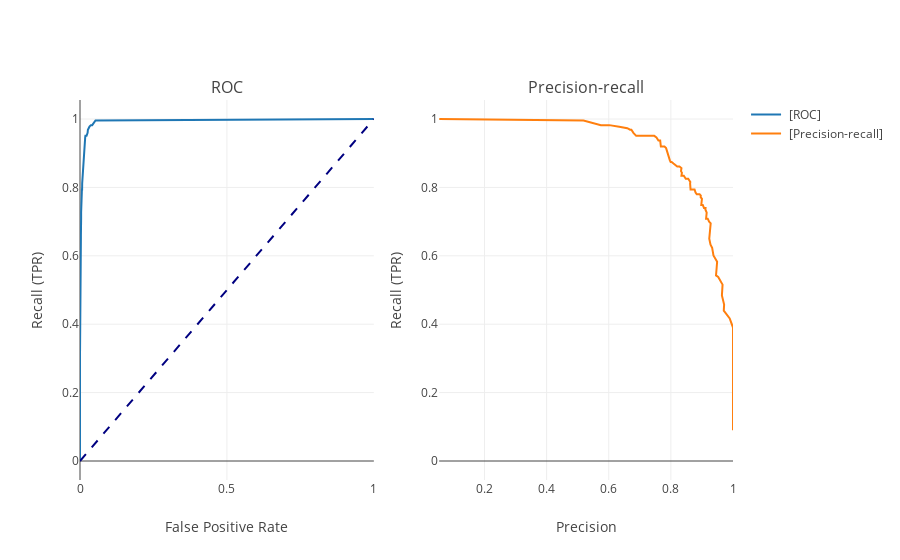

The notebook cell this image was saved under:
### Markdown cell above
It is interesting to look at the ratios too and not just as the absolute values. We define the following metrics which are universal for all classification problems. The reader is referred to (this article)[https://en.wikipedia.org/wiki/Precision_and_recall] for further reading:

- Precision: fraction of predictions were correct
- False positive rate: fraction of times we predict a failure and then it is not
- Recall: fraction of failures were predicted correctly. In other words, amongst all failures, how many do we predict correctly?
- Threshold: translates probability of failure to a binary variable.

Looking at the ROC-Precision graph below is another way of choose an optimal **threshold** based on the business needs. The table shows the same data as the graph.

### Code cell
display_roc_pr(
    precision=metrics["prec"],
    recall=metrics["rec"],
    fpr=metrics["fpr"],
    thres=metrics["thres"],
).show()

# Display table too
display(
    pd.DataFrame(
        {
            "thresholds": metrics["thres"],
            "precision": metrics["prec"],
            "recall": metrics["rec"],
            "fpr": np.round(metrics["fpr"], 3),
            "TP": metrics["tp"],
            "TN": metrics["tn"],
            "FP": metrics["fp"],
            "FN": metrics["fn"],
        }
    )
    .loc[::10]
    .loc[::-1]
    .round(3)
)

### Figure 1 — Plotly figure (JSON) as saved in the notebook; plotly's stock layout.template omitted (floating-point values rounded to 4 significant figures)
{"data": [{"hoverinfo": "text", "hovertext": ["Recall: 1.000<br>Precision: 0.054<br>FPR: 1.000<br>Thres: 0.00", "Recall: 0.996<br>Precision: 0.519<br>FPR: 0.053<br>Thres: 0.01", "Recall: 0.982<br>Precision: 0.575<br>FPR: 0.041<br>Thres: 0.02", "Recall: 0.982<br>Precision: 0.602<br>FPR: 0.037<br>Thres: 0.03", "Recall: 0.978<br>Precision: 0.634<br>FPR: 0.032<br>Thres: 0.04", "Recall: 0.973<br>Precision: 0.654<br>FPR: 0.029<br>Thres: 0.05", "Recall: 0.973<br>Precision: 0.660<br>FPR: 0.029<br>Thres: 0.06", "Recall: 0.969<br>Precision: 0.669<br>FPR: 0.027<br>Thres: 0.07", "Recall: 0.969<br>Precision: 0.671<br>FPR: 0.027<br>Thres: 0.08", "Recall: 0.969<br>Precision: 0.673<br>FPR: 0.027<br>Thres: 0.09", "Recall: 0.960<br>Precision: 0.679<br>FPR: 0.026<br>Thres: 0.10", "Recall: 0.951<br>Precision: 0.688<br>FPR: 0.025<br>Thres: 0.11", "Recall: 0.951<br>Precision: 0.697<br>FPR: 0.024<br>Thres: 0.12", "Recall: 0.951<br>Precision: 0.709<br>FPR: 0.022<br>Thres: 0.13", "Recall: 0.951<br>Precision: 0.714<br>FPR: 0.022<br>Thres: 0.14", "Recall: 0.951<br>Precision: 0.719<br>FPR: 0.021<br>Thres: 0.15", "Recall: 0.951<br>Precision: 0.734<br>FPR: 0.020<br>Thres: 0.16", "Recall: 0.951<br>Precision: 0.736<br>FPR: 0.019<br>Thres: 0.17", "Recall: 0.951<br>Precision: 0.741<br>FPR: 0.019<br>Thres: 0.18", "Recall: 0.951<br>Precision: 0.746<br>FPR: 0.018<br>Thres: 0.19", "Recall: 0.946<br>Precision: 0.754<br>FPR: 0.018<br>Thres: 0.20", "Recall: 0.937<br>Precision: 0.760<br>FPR: 0.017<br>Thres: 0.21", "Recall: 0.937<br>Precision: 0.766<br>FPR: 0.016<br>Thres: 0.22", "Recall: 0.928<br>Precision: 0.767<br>FPR: 0.016<br>Thres: 0.23", "Recall: 0.924<br>Precision: 0.766<br>FPR: 0.016<br>Thres: 0.24", "Recall: 0.919<br>Precision: 0.768<br>FPR: 0.016<br>Thres: 0.25", "Recall: 0.919<br>Precision: 0.777<br>FPR: 0.015<br>Thres: 0.26", "Recall: 0.919<br>Precision: 0.777<br>FPR: 0.015<br>Thres: 0.27", "Recall: 0.919<br>Precision: 0.779<br>FPR: 0.015<br>Thres: 0.28", "Recall: 0.915<br>Precision: 0.785<br>FPR: 0.014<br>Thres: 0.29", "Recall: 0.901<br>Precision: 0.788<br>FPR: 0.014<br>Thres: 0.30", "Recall: 0.888<br>Precision: 0.792<br>FPR: 0.013<br>Thres: 0.31", "Recall: 0.879<br>Precision: 0.797<br>FPR: 0.013<br>Thres: 0.32", "Recall: 0.874<br>Precision: 0.799<br>FPR: 0.013<br>Thres: 0.33", "Recall: 0.874<br>Precision: 0.802<br>FPR: 0.012<br>Thres: 0.34", "Recall: 0.870<br>Precision: 0.808<br>FPR: 0.012<br>Thres: 0.35", "Recall: 0.865<br>Precision: 0.814<br>FPR: 0.011<br>Thres: 0.36", "Recall: 0.861<br>Precision: 0.817<br>FPR: 0.011<br>Thres: 0.37", "Recall: 0.861<br>Precision: 0.817<br>FPR: 0.011<br>Thres: 0.38", "Recall: 0.861<br>Precision: 0.821<br>FPR: 0.011<br>Thres: 0.39", "Recall: 0.861<br>Precision: 0.824<br>FPR: 0.011<br>Thres: 0.40", "Recall: 0.861<br>Precision: 0.824<br>FPR: 0.011<br>Thres: 0.41", "Recall: 0.861<br>Precision: 0.828<br>FPR: 0.010<br>Thres: 0.42", "Recall: 0.857<br>Precision: 0.834<br>FPR: 0.010<br>Thres: 0.43", "Recall: 0.848<br>Precision: 0.833<br>FPR: 0.010<br>Thres: 0.44", "Recall: 0.843<br>Precision: 0.836<br>FPR: 0.009<br>Thres: 0.45", "Recall: 0.839<br>Precision: 0.835<br>FPR: 0.009<br>Thres: 0.46", "Recall: 0.834<br>Precision: 0.834<br>FPR: 0.009<br>Thres: 0.47", "Recall: 0.834<br>Precision: 0.842<br>FPR: 0.009<br>Thres: 0.48", "Recall: 0.830<br>Precision: 0.845<br>FPR: 0.009<br>Thres: 0.49", "Recall: 0.825<br>Precision: 0.848<br>FPR: 0.008<br>Thres: 0.50", "Recall: 0.825<br>Precision: 0.848<br>FPR: 0.008<br>Thres: 0.51", "Recall: 0.825<br>Precision: 0.852<br>FPR: 0.008<br>Thres: 0.52", "Recall: 0.825<br>Precision: 0.856<br>FPR: 0.008<br>Thres: 0.53", "Recall: 0.816<br>Precision: 0.863<br>FPR: 0.007<br>Thres: 0.54", "Recall: 0.812<br>Precision: 0.862<br>FPR: 0.007<br>Thres: 0.55", "Recall: 0.794<br>Precision: 0.863<br>FPR: 0.007<br>Thres: 0.56", "Recall: 0.794<br>Precision: 0.876<br>FPR: 0.006<br>Thres: 0.57", "Recall: 0.785<br>Precision: 0.879<br>FPR: 0.006<br>Thres: 0.58", "Recall: 0.780<br>Precision: 0.883<br>FPR: 0.006<br>Thres: 0.59", "Recall: 0.780<br>Precision: 0.892<br>FPR: 0.005<br>Thres: 0.60", "Recall: 0.776<br>Precision: 0.896<br>FPR: 0.005<br>Thres: 0.61", "Recall: 0.771<br>Precision: 0.896<br>FPR: 0.005<br>Thres: 0.62", "Recall: 0.771<br>Precision: 0.896<br>FPR: 0.005<br>Thres: 0.63", "Recall: 0.767<br>Precision: 0.900<br>FPR: 0.005<br>Thres: 0.64", "Recall: 0.762<br>Precision: 0.899<br>FPR: 0.005<br>Thres: 0.65", "Recall: 0.758<br>Precision: 0.899<br>FPR: 0.005<br>Thres: 0.66", "Recall: 0.749<br>Precision: 0.898<br>FPR: 0.005<br>Thres: 0.67", "Recall: 0.749<br>Precision: 0.903<br>FPR: 0.005<br>Thres: 0.68", "Recall: 0.749<br>Precision: 0.903<br>FPR: 0.005<br>Thres: 0.69", "Recall: 0.740<br>Precision: 0.907<br>FPR: 0.004<br>Thres: 0.70", "Recall: 0.740<br>Precision: 0.912<br>FPR: 0.004<br>Thres: 0.71", "Recall: 0.735<br>Precision: 0.911<br>FPR: 0.004<br>Thres: 0.72", "Recall: 0.726<br>Precision: 0.915<br>FPR: 0.004<br>Thres: 0.73", "Recall: 0.709<br>Precision: 0.913<br>FPR: 0.004<br>Thres: 0.74", "Recall: 0.709<br>Precision: 0.919<br>FPR: 0.004<br>Thres: 0.75", "Recall: 0.700<br>Precision: 0.923<br>FPR: 0.003<br>Thres: 0.76", "Recall: 0.695<br>Precision: 0.928<br>FPR: 0.003<br>Thres: 0.77", "Recall: 0.673<br>Precision: 0.926<br>FPR: 0.003<br>Thres: 0.78", "Recall: 0.659<br>Precision: 0.925<br>FPR: 0.003<br>Thres: 0.79", "Recall: 0.650<br>Precision: 0.924<br>FPR: 0.003<br>Thres: 0.80", "Recall: 0.632<br>Precision: 0.928<br>FPR: 0.003<br>Thres: 0.81", "Recall: 0.623<br>Precision: 0.933<br>FPR: 0.003<br>Thres: 0.82", "Recall: 0.601<br>Precision: 0.937<br>FPR: 0.002<br>Thres: 0.83", "Recall: 0.583<br>Precision: 0.949<br>FPR: 0.002<br>Thres: 0.84", "Recall: 0.565<br>Precision: 0.947<br>FPR: 0.002<br>Thres: 0.85", "Recall: 0.543<br>Precision: 0.945<br>FPR: 0.002<br>Thres: 0.86", "Recall: 0.538<br>Precision: 0.952<br>FPR: 0.002<br>Thres: 0.87", "Recall: 0.516<br>Precision: 0.966<br>FPR: 0.001<br>Thres: 0.88", "Recall: 0.484<br>Precision: 0.964<br>FPR: 0.001<br>Thres: 0.89", "Recall: 0.457<br>Precision: 0.971<br>FPR: 0.001<br>Thres: 0.90", "Recall: 0.439<br>Precision: 0.970<br>FPR: 0.001<br>Thres: 0.91", "Recall: 0.417<br>Precision: 0.989<br>FPR: 0.000<br>Thres: 0.92", "Recall: 0.390<br>Precision: 1.000<br>FPR: 0.000<br>Thres: 0.93", "Recall: 0.363<br>Precision: 1.000<br>FPR: 0.000<br>Thres: 0.94", "Recall: 0.305<br>Precision: 1.000<br>FPR: 0.000<br>Thres: 0.95", "Recall: 0.251<br>Precision: 1.000<br>FPR: 0.000<br>Thres: 0.96", "Recall: 0.184<br>Precision: 1.000<br>FPR: 0.000<br>Thres: 0.97", "Recall: 0.090<br>Precision: 1.000<br>FPR: 0.000<br>Thres: 0.98", "Recall: 0.000<br>Precision: nan<br>FPR: 0.000<br>Thres: 0.99", "Recall: 0.000<br>Precision: nan<br>FPR: 0.000<br>Thres: 1.00"], "line": {"color": "#1f77b4"}, "mode": "lines", "name": " [ROC]", "type": "scatter", "x": [1, 0.05277, 0.0415, 0.03714, 0.03227, 0.02946, 0.02869, 0.02741, 0.02715, 0.0269, 0.02587, 0.02459, 0.02357, 0.02228, 0.02177, 0.02126, 0.01972, 0.01947, 0.01895, 0.01844, 0.01767, 0.01691, 0.01639, 0.01614, 0.01614, 0.01588, 0.01511, 0.01511, 0.01486, 0.01434, 0.01383, 0.01332, 0.01281, 0.01255, 0.0123, 0.01178, 0.01127, 0.01101, 0.01101, 0.01076, 0.0105, 0.0105, 0.01025, 0.009734, 0.009734, 0.009477, 0.009477, 0.009477, 0.008965, 0.008709, 0.008453, 0.008453, 0.008197, 0.007941, 0.007428, 0.007428, 0.007172, 0.006404, 0.006148, 0.005891, 0.005379, 0.005123, 0.005123, 0.005123, 0.004867, 0.004867, 0.004867, 0.004867, 0.004611, 0.004611, 0.004355, 0.004098, 0.004098, 0.003842, 0.003842, 0.003586, 0.00333, 0.003074, 0.003074, 0.003074, 0.003074, 0.002818, 0.002561, 0.002305, 0.001793, 0.001793, 0.001793, 0.001537, 0.001025, 0.001025, 0.0007684, 0.0007684, 0.0002561, 0, 0, 0, 0, 0, 0, 0, 0], "xaxis": "x", "y": [1, 0.9955, 0.9821, 0.9821, 0.9776, 0.9731, 0.9731, 0.9686, 0.9686, 0.9686, 0.9596, 0.9507, 0.9507, 0.9507, 0.9507, 0.9507, 0.9507, 0.9507, 0.9507, 0.9507, 0.9462, 0.9372, 0.9372, 0.9283, 0.9238, 0.9193, 0.9193, 0.9193, 0.9193, 0.9148, 0.9013, 0.8879, 0.8789, 0.8744, 0.8744, 0.87, 0.8655, 0.861, 0.861, 0.861, 0.861, 0.861, 0.861, 0.8565, 0.8475, 0.843, 0.8386, 0.8341, 0.8341, 0.8296, 0.8251, 0.8251, 0.8251, 0.8251, 0.8161, 0.8117, 0.7937, 0.7937, 0.7848, 0.7803, 0.7803, 0.7758, 0.7713, 0.7713, 0.7668, 0.7623, 0.7578, 0.7489, 0.7489, 0.7489, 0.7399, 0.7399, 0.7354, 0.7265, 0.7085, 0.7085, 0.6996, 0.6951, 0.6726, 0.6592, 0.6502, 0.6323, 0.6233, 0.6009, 0.583, 0.565, 0.5426, 0.5381, 0.5157, 0.4843, 0.4574, 0.4395, 0.417, 0.3901, 0.3632, 0.3049, 0.2511, 0.1839, 0.08969, 0, 0], "yaxis": "y"}, {"line": {"color": "navy", "dash": "dash", "width": 2}, "mode": "lines", "showlegend": false, "type": "scatter", "x": [0, 1], "xaxis": "x", "y": [0, 1], "yaxis": "y"}, {"hoverinfo": "text", "hovertext": ["Recall: 1.000<br>Precision: 0.054<br>FPR: 1.000<br>Thres: 0.00", "Recall: 0.996<br>Precision: 0.519<br>FPR: 0.053<br>Thres: 0.01", "Recall: 0.982<br>Precision: 0.575<br>FPR: 0.041<br>Thres: 0.02", "Recall: 0.982<br>Precision: 0.602<br>FPR: 0.037<br>Thres: 0.03", "Recall: 0.978<br>Precision: 0.634<br>FPR: 0.032<br>Thres: 0.04", "Recall: 0.973<br>Precision: 0.654<br>FPR: 0.029<br>Thres: 0.05", "Recall: 0.973<br>Precision: 0.660<br>FPR: 0.029<br>Thres: 0.06", "Recall: 0.969<br>Precision: 0.669<br>FPR: 0.027<br>Thres: 0.07", "Recall: 0.969<br>Precision: 0.671<br>FPR: 0.027<br>Thres: 0.08", "Recall: 0.969<br>Precision: 0.673<br>FPR: 0.027<br>Thres: 0.09", "Recall: 0.960<br>Precision: 0.679<br>FPR: 0.026<br>Thres: 0.10", "Recall: 0.951<br>Precision: 0.688<br>FPR: 0.025<br>Thres: 0.11", "Recall: 0.951<br>Precision: 0.697<br>FPR: 0.024<br>Thres: 0.12", "Recall: 0.951<br>Precision: 0.709<br>FPR: 0.022<br>Thres: 0.13", "Recall: 0.951<br>Precision: 0.714<br>FPR: 0.022<br>Thres: 0.14", "Recall: 0.951<br>Precision: 0.719<br>FPR: 0.021<br>Thres: 0.15", "Recall: 0.951<br>Precision: 0.734<br>FPR: 0.020<br>Thres: 0.16", "Recall: 0.951<br>Precision: 0.736<br>FPR: 0.019<br>Thres: 0.17", "Recall: 0.951<br>Precision: 0.741<br>FPR: 0.019<br>Thres: 0.18", "Recall: 0.951<br>Precision: 0.746<br>FPR: 0.018<br>Thres: 0.19", "Recall: 0.946<br>Precision: 0.754<br>FPR: 0.018<br>Thres: 0.20", "Recall: 0.937<br>Precision: 0.760<br>FPR: 0.017<br>Thres: 0.21", "Recall: 0.937<br>Precision: 0.766<br>FPR: 0.016<br>Thres: 0.22", "Recall: 0.928<br>Precision: 0.767<br>FPR: 0.016<br>Thres: 0.23", "Recall: 0.924<br>Precision: 0.766<br>FPR: 0.016<br>Thres: 0.24", "Recall: 0.919<br>Precision: 0.768<br>FPR: 0.016<br>Thres: 0.25", "Recall: 0.919<br>Precision: 0.777<br>FPR: 0.015<br>Thres: 0.26", "Recall: 0.919<br>Precision: 0.777<br>FPR: 0.015<br>Thres: 0.27", "Recall: 0.919<br>Precision: 0.779<br>FPR: 0.015<br>Thres: 0.28", "Recall: 0.915<br>Precision: 0.785<br>FPR: 0.014<br>Thres: 0.29", "Recall: 0.901<br>Precision: 0.788<br>FPR: 0.014<br>Thres: 0.30", "Recall: 0.888<br>Precision: 0.792<br>FPR: 0.013<br>Thres: 0.31", "Recall: 0.879<br>Precision: 0.797<br>FPR: 0.013<br>Thres: 0.32", "Recall: 0.874<br>Precision: 0.799<br>FPR: 0.013<br>Thres: 0.33", "Recall: 0.874<br>Precision: 0.802<br>FPR: 0.012<br>Thres: 0.34", "Recall: 0.870<br>Precision: 0.808<br>FPR: 0.012<br>Thres: 0.35", "Recall: 0.865<br>Precision: 0.814<br>FPR: 0.011<br>Thres: 0.36", "Recall: 0.861<br>Precision: 0.817<br>FPR: 0.011<br>Thres: 0.37", "Recall: 0.861<br>Precision: 0.817<br>FPR: 0.011<br>Thres: 0.38", "Recall: 0.861<br>Precision: 0.821<br>FPR: 0.011<br>Thres: 0.39", "Recall: 0.861<br>Precision: 0.824<br>FPR: 0.011<br>Thres: 0.40", "Recall: 0.861<br>Precision: 0.824<br>FPR: 0.011<br>Thres: 0.41", "Recall: 0.861<br>Precision: 0.828<br>FPR: 0.010<br>Thres: 0.42", "Recall: 0.857<br>Precision: 0.834<br>FPR: 0.010<br>Thres: 0.43", "Recall: 0.848<br>Precision: 0.833<br>FPR: 0.010<br>Thres: 0.44", "Recall: 0.843<br>Precision: 0.836<br>FPR: 0.009<br>Thres: 0.45", "Recall: 0.839<br>Precision: 0.835<br>FPR: 0.009<br>Thres: 0.46", "Recall: 0.834<br>Precision: 0.834<br>FPR: 0.009<br>Thres: 0.47", "Recall: 0.834<br>Precision: 0.842<br>FPR: 0.009<br>Thres: 0.48", "Recall: 0.830<br>Precision: 0.845<br>FPR: 0.009<br>Thres: 0.49", "Recall: 0.825<br>Precision: 0.848<br>FPR: 0.008<br>Thres: 0.50", "Recall: 0.825<br>Precision: 0.848<br>FPR: 0.008<br>Thres: 0.51", "Recall: 0.825<br>Precision: 0.852<br>FPR: 0.008<br>Thres: 0.52", "Recall: 0.825<br>Precision: 0.856<br>FPR: 0.008<br>Thres: 0.53", "Recall: 0.816<br>Precision: 0.863<br>FPR: 0.007<br>Thres: 0.54", "Recall: 0.812<br>Precision: 0.862<br>FPR: 0.007<br>Thres: 0.55", "Recall: 0.794<br>Precision: 0.863<br>FPR: 0.007<br>Thres: 0.56", "Recall: 0.794<br>Precision: 0.876<br>FPR: 0.006<br>Thres: 0.57", "Recall: 0.785<br>Precision: 0.879<br>FPR: 0.006<br>Thres: 0.58", "Recall: 0.780<br>Precision: 0.883<br>FPR: 0.006<br>Thres: 0.59", "Recall: 0.780<br>Precision: 0.892<br>FPR: 0.005<br>Thres: 0.60", "Recall: 0.776<br>Precision: 0.896<br>FPR: 0.005<br>Thres: 0.61", "Recall: 0.771<br>Precision: 0.896<br>FPR: 0.005<br>Thres: 0.62", "Recall: 0.771<br>Precision: 0.896<br>FPR: 0.005<br>Thres: 0.63", "Recall: 0.767<br>Precision: 0.900<br>FPR: 0.005<br>Thres: 0.64", "Recall: 0.762<br>Precision: 0.899<br>FPR: 0.005<br>Thres: 0.65", "Recall: 0.758<br>Precision: 0.899<br>FPR: 0.005<br>Thres: 0.66", "Recall: 0.749<br>Precision: 0.898<br>FPR: 0.005<br>Thres: 0.67", "Recall: 0.749<br>Precision: 0.903<br>FPR: 0.005<br>Thres: 0.68", "Recall: 0.749<br>Precision: 0.903<br>FPR: 0.005<br>Thres: 0.69", "Recall: 0.740<br>Precision: 0.907<br>FPR: 0.004<br>Thres: 0.70", "Recall: 0.740<br>Precision: 0.912<br>FPR: 0.004<br>Thres: 0.71", "Recall: 0.735<br>Precision: 0.911<br>FPR: 0.004<br>Thres: 0.72", "Recall: 0.726<br>Precision: 0.915<br>FPR: 0.004<br>Thres: 0.73", "Recall: 0.709<br>Precision: 0.913<br>FPR: 0.004<br>Thres: 0.74", "Recall: 0.709<br>Precision: 0.919<br>FPR: 0.004<br>Thres: 0.75", "Recall: 0.700<br>Precision: 0.923<br>FPR: 0.003<br>Thres: 0.76", "Recall: 0.695<br>Precision: 0.928<br>FPR: 0.003<br>Thres: 0.77", "Recall: 0.673<br>Precision: 0.926<br>FPR: 0.003<br>Thres: 0.78", "Recall: 0.659<br>Precision: 0.925<br>FPR: 0.003<br>Thres: 0.79", "Recall: 0.650<br>Precision: 0.924<br>FPR: 0.003<br>Thres: 0.80", "Recall: 0.632<br>Precision: 0.928<br>FPR: 0.003<br>Thres: 0.81", "Recall: 0.623<br>Precision: 0.933<br>FPR: 0.003<br>Thres: 0.82", "Recall: 0.601<br>Precision: 0.937<br>FPR: 0.002<br>Thres: 0.83", "Recall: 0.583<br>Precision: 0.949<br>FPR: 0.002<br>Thres: 0.84", "Recall: 0.565<br>Precision: 0.947<br>FPR: 0.002<br>Thres: 0.85", "Recall: 0.543<br>Precision: 0.945<br>FPR: 0.002<br>Thres: 0.86", "Recall: 0.538<br>Precision: 0.952<br>FPR: 0.002<br>Thres: 0.87", "Recall: 0.516<br>Precision: 0.966<br>FPR: 0.001<br>Thres: 0.88", "Recall: 0.484<br>Precision: 0.964<br>FPR: 0.001<br>Thres: 0.89", "Recall: 0.457<br>Precision: 0.971<br>FPR: 0.001<br>Thres: 0.90", "Recall: 0.439<br>Precision: 0.970<br>FPR: 0.001<br>Thres: 0.91", "Recall: 0.417<br>Precision: 0.989<br>FPR: 0.000<br>Thres: 0.92", "Recall: 0.390<br>Precision: 1.000<br>FPR: 0.000<br>Thres: 0.93", "Recall: 0.363<br>Precision: 1.000<br>FPR: 0.000<br>Thres: 0.94", "Recall: 0.305<br>Precision: 1.000<br>FPR: 0.000<br>Thres: 0.95", "Recall: 0.251<br>Precision: 1.000<br>FPR: 0.000<br>Thres: 0.96", "Recall: 0.184<br>Precision: 1.000<br>FPR: 0.000<br>Thres: 0.97", "Recall: 0.090<br>Precision: 1.000<br>FPR: 0.000<br>Thres: 0.98", "Recall: 0.000<br>Precision: nan<br>FPR: 0.000<br>Thres: 0.99", "Recall: 0.000<br>Precision: nan<br>FPR: 0.000<br>Thres: 1.00"], "line": {"color": "#ff7f0e"}, "mode": "lines", "name": " [Precision-recall]", "type": "scatter", "x": [0.05403, 0.5187, 0.5748, 0.6016, 0.6337, 0.6536, 0.6596, 0.6687, 0.6708, 0.6729, 0.6794, 0.6883, 0.6974, 0.709, 0.7138, 0.7186, 0.7336, 0.7361, 0.7413, 0.7465, 0.7536, 0.76, 0.7656, 0.7667, 0.7658, 0.7678, 0.7765, 0.7765, 0.7795, 0.7846, 0.7882, 0.792, 0.7967, 0.7992, 0.8025, 0.8083, 0.8143, 0.817, 0.817, 0.8205, 0.824, 0.824, 0.8276, 0.8341, 0.8326, 0.8356, 0.8348, 0.8341, 0.8416, 0.8447, 0.8479, 0.8479, 0.8519, 0.8558, 0.8626, 0.8619, 0.8634, 0.8762, 0.8794, 0.8832, 0.8923, 0.8964, 0.8958, 0.8958, 0.9, 0.8995, 0.8989, 0.8978, 0.9027, 0.9027, 0.9066, 0.9116, 0.9111, 0.9153, 0.9133, 0.9186, 0.9231, 0.9281, 0.9259, 0.9245, 0.9236, 0.9276, 0.9329, 0.9371, 0.9489, 0.9474, 0.9453, 0.9524, 0.9664, 0.9643, 0.9714, 0.9703, 0.9894, 1, 1, 1, 1, 1, 1, null, null], "xaxis": "x2", "y": [1, 0.9955, 0.9821, 0.9821, 0.9776, 0.9731, 0.9731, 0.9686, 0.9686, 0.9686, 0.9596, 0.9507, 0.9507, 0.9507, 0.9507, 0.9507, 0.9507, 0.9507, 0.9507, 0.9507, 0.9462, 0.9372, 0.9372, 0.9283, 0.9238, 0.9193, 0.9193, 0.9193, 0.9193, 0.9148, 0.9013, 0.8879, 0.8789, 0.8744, 0.8744, 0.87, 0.8655, 0.861, 0.861, 0.861, 0.861, 0.861, 0.861, 0.8565, 0.8475, 0.843, 0.8386, 0.8341, 0.8341, 0.8296, 0.8251, 0.8251, 0.8251, 0.8251, 0.8161, 0.8117, 0.7937, 0.7937, 0.7848, 0.7803, 0.7803, 0.7758, 0.7713, 0.7713, 0.7668, 0.7623, 0.7578, 0.7489, 0.7489, 0.7489, 0.7399, 0.7399, 0.7354, 0.7265, 0.7085, 0.7085, 0.6996, 0.6951, 0.6726, 0.6592, 0.6502, 0.6323, 0.6233, 0.6009, 0.583, 0.565, 0.5426, 0.5381, 0.5157, 0.4843, 0.4574, 0.4395, 0.417, 0.3901, 0.3632, 0.3049, 0.2511, 0.1839, 0.08969, 0, 0], "yaxis": "y2"}], "layout": {"annotations": [{"font": {"size": 16}, "showarrow": false, "text": "ROC", "x": 0.225, "xanchor": "center", "xref": "paper", "y": 1, "yanchor": "bottom", "yref": "paper"}, {"font": {"size": 16}, "showarrow": false, "text": "Precision-recall", "x": 0.775, "xanchor": "center", "xref": "paper", "y": 1, "yanchor": "bottom", "yref": "paper"}], "autosize": true, "xaxis": {"anchor": "y", "autorange": true, "domain": [0, 0.45], "range": [0, 1], "title": {"text": "False Positive Rate"}, "type": "linear"}, "xaxis2": {"anchor": "y2", "autorange": true, "domain": [0.55, 1], "range": [0.05403, 1], "title": {"text": "Precision"}, "type": "linear"}, "yaxis": {"anchor": "x", "autorange": true, "domain": [0, 1], "range": [-0.05556, 1.056], "title": {"text": "Recall (TPR)"}, "type": "linear"}, "yaxis2": {"anchor": "x2", "autorange": true, "domain": [0, 1], "range": [-0.05556, 1.056], "title": {"text": "Recall (TPR)"}, "type": "linear"}}}
